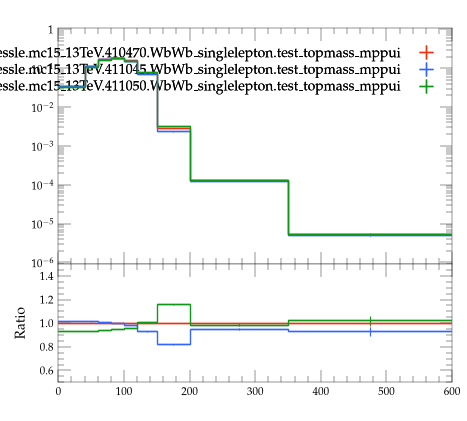

Python code for this plot:
#! /usr/bin/env python3

# This Python script was auto-generated using YODA v2.1.2.
# Analysis object: /WbWb_singlelepton/mblmin
# Timestamp: 07-08-2026 (09:16:02)

import matplotlib as mpl
import matplotlib.pyplot as plt
mpl.use('Agg') # comment out for interactive use
import os
import numpy as np
from numpy import nan, inf

plotDir = os.path.split(os.path.realpath(__file__))[0]
if 'YODA_USER_PLOT_PATH' in globals():
    plot_outdir = globals()['YODA_USER_PLOT_PATH']
else:
    plot_outdir = plotDir

#plot style
plt.style.use(os.path.join(plotDir, '../default.mplstyle'))
# plot metadata
figW, figH = plt.rcParams['figure.figsize']
ax_xLabel = ''
ax_yLabel = ''
ax_title  = ''
ax_xScale = 'linear'
ax_yScale = 'log'
xLims = (0.0, 600.0)
yLims = (9e-07, 1.1)

# TeX-friendly labels for the legend
labels = {
  'legend' : ([ r"user.johessle.mc15\_13TeV.410470.WbWb\_singlelepton.test\_topmass\_mppui", r"user.johessle.mc15\_13TeV.411045.WbWb\_singlelepton.test\_topmass\_mppui", r"user.johessle.mc15\_13TeV.411050.WbWb\_singlelepton.test\_topmass\_mppui" ], r""),
}

# Adjust canvas width and height
canvasW = 10.0
canvasH = 9.0
figW *= canvasW/10.
figH *= canvasH/9.

# Create figure and axis objects
fig, (ax, ratio0_ax) = plt.subplots(2, 1, sharex=True,
                  figsize=(figW,figH), gridspec_kw={'height_ratios': (6.0, 3.0)})

# Set figure margins
plt.subplots_adjust(
    left   = 1.0 * plt.rcParams['figure.subplot.left'],
    right  = 1.0 * plt.rcParams['figure.subplot.right'],
    top    = 1.0 * plt.rcParams['figure.subplot.top'],
    bottom = 1.0 * plt.rcParams['figure.subplot.bottom'])

ratio0_ax.yaxis.set_major_locator(mpl.ticker.MultipleLocator(0.2))
ratio0_ax.set_ylim(0.5, 1.4999)
ratio0_ax.set_ylabel('Ratio')

# the numerical data is stored in a separate file
dataf = dict()
prefix = os.path.split(__file__)[0]
if prefix:    prefix = prefix + '/'
exec(open(prefix+'mblmin__data.py').read(), dataf)


legend_handles = dict() # keep track of handles for the legend

# style options for curves
# starts at zorder>=5 to draw curve on top of legend
styles = {
  'user.johessle.mc15_13TeV.410470.WbWb_singlelepton.test_topmass_mppui.yoda': {
    'color' : '#EE3311',
    'linestyle' : '-',
    'lineopacity' : 1.0,
    'linewidth' : 1,
    'marker' : 'none',
    'markersize' : 2,
    'capsize' : 0.0,
    'zorder' : 5,
    'histstyle' : 1,
    'drawstyle' : 'steps-pre',
    'xerrorbars' : 1,
    'yerrorbars' : 1,
    'fillcolor' : None,
    'fillopacity' : 1.0,
    'ratio0_linestyle' : '-',
    'ratio0_lineopacity' : 1.0,
    'ratio0_linewidth' : 1,
    'ratio0_marker' : 'none',
    'ratio0_markersize' : 2,
    'ratio0_capsize' : 0.0,
    'ratio0_zorder' : 5,
    'ratio0_histstyle' : 1,
    'ratio0_drawstyle' : 'steps-pre',
    'ratio0_xerrorbars' : 1,
    'ratio0_yerrorbars' : 1,
  },
  'user.johessle.mc15_13TeV.411045.WbWb_singlelepton.test_topmass_mppui.yoda': {
    'color' : '#3366FF',
    'linestyle' : '-',
    'lineopacity' : 1.0,
    'linewidth' : 1,
    'marker' : 'none',
    'markersize' : 2,
    'capsize' : 0.0,
    'zorder' : 6,
    'histstyle' : 1,
    'drawstyle' : 'steps-pre',
    'xerrorbars' : 1,
    'yerrorbars' : 1,
    'fillcolor' : None,
    'fillopacity' : 1.0,
    'ratio0_linestyle' : '-',
    'ratio0_lineopacity' : 1.0,
    'ratio0_linewidth' : 1,
    'ratio0_marker' : 'none',
    'ratio0_markersize' : 2,
    'ratio0_capsize' : 0.0,
    'ratio0_zorder' : 6,
    'ratio0_histstyle' : 1,
    'ratio0_drawstyle' : 'steps-pre',
    'ratio0_xerrorbars' : 1,
    'ratio0_yerrorbars' : 1,
  },
  'user.johessle.mc15_13TeV.411050.WbWb_singlelepton.test_topmass_mppui.yoda': {
    'color' : '#109618',
    'linestyle' : '-',
    'lineopacity' : 1.0,
    'linewidth' : 1,
    'marker' : 'none',
    'markersize' : 2,
    'capsize' : 0.0,
    'zorder' : 7,
    'histstyle' : 1,
    'drawstyle' : 'steps-pre',
    'xerrorbars' : 1,
    'yerrorbars' : 1,
    'fillcolor' : None,
    'fillopacity' : 1.0,
    'ratio0_linestyle' : '-',
    'ratio0_lineopacity' : 1.0,
    'ratio0_linewidth' : 1,
    'ratio0_marker' : 'none',
    'ratio0_markersize' : 2,
    'ratio0_capsize' : 0.0,
    'ratio0_zorder' : 7,
    'ratio0_histstyle' : 1,
    'ratio0_drawstyle' : 'steps-pre',
    'ratio0_xerrorbars' : 1,
    'ratio0_yerrorbars' : 1,
  },
}

# curve from input yoda files in main panel
for label, yvals in dataf['yvals'].items():
    if all(np.isnan(v) for v in dataf['yvals'][label]):
        continue
    tmp = None
    if styles[label]['histstyle']: # draw as histogram
        xpos = dataf['xedges'][label] if styles[label]['drawstyle'] else dataf['xpoints'][label]
        ypos = np.insert(yvals, 0, yvals[0]) if styles[label]['drawstyle'] else yvals
        if styles[label]['fillcolor']: # fill area below curve
            ax.fill_between(xpos, ypos, step='pre',
                            color=styles[label]['fillcolor'],
                            alpha=styles[label]['fillopacity'])
        tmp, = ax.plot(xpos, ypos,
                       color=styles[label]['color'],
                       linestyle=styles[label]['linestyle'],
                       alpha=styles[label]['lineopacity'],
                       linewidth=styles[label]['linewidth'],
                       drawstyle=styles[label]['drawstyle'], solid_joinstyle='miter',
                       zorder=styles[label]['zorder'], label=label)
    tmp = ax.errorbar(dataf['xpoints'][label], yvals,
                      xerr=np.array(dataf['xerrs'][label])*styles[label]['xerrorbars'],
                      yerr=np.array(dataf['yerrs'][label])*styles[label]['yerrorbars'],
                      fmt=styles[label]['marker'], capsize=styles[label]['capsize'],
                      alpha=styles[label]['lineopacity'],
                      markersize=styles[label]['markersize'],
                      ecolor=styles[label]['color'],
                      color=styles[label]['color'], zorder=styles[label]['zorder'])
    tmp[-1][0].set_linestyle(styles[label]['linestyle'])
    tmp[-1][0].set_linewidth(styles[label]['linewidth'])
    if label in dataf['add_legend_handle']:  legend_handles[label] = tmp
    for varLabel in dataf['variation_yvals'].keys():
        if varLabel.startswith(label):
            tmp, = ax.plot(dataf['xedges'][label], dataf['variation_yvals'][varLabel],
                           color=styles[label]['color'],
                           linestyle=styles[label]['linestyle'],
                           linewidth=styles[label]['linewidth'],
                           drawstyle='steps-pre', solid_joinstyle='miter',
                           zorder=styles[label]['zorder'], alpha=0.5)


# plots on ratio panel
# curve from input yoda files in ratio panel
for label, yvals in dataf['ratio0_yvals'].items():
    if all(np.isnan(v) for v in yvals):
        continue
    if styles[label]['ratio0_histstyle']: # plot as histogram
        xpos = dataf['xedges']['user.johessle.mc15_13TeV.410470.WbWb_singlelepton.test_topmass_mppui.yoda'] if styles[label]['ratio0_drawstyle'] else dataf['xpoints']['user.johessle.mc15_13TeV.410470.WbWb_singlelepton.test_topmass_mppui.yoda']
        ypos = np.insert(yvals, 0, yvals[0]) if styles[label]['ratio0_drawstyle'] else yvals
        ratio0_ax.plot(xpos, ypos,
                       color=styles[label]['color'],
                       linewidth=styles[label]['linewidth'],
                       linestyle=styles[label]['ratio0_linestyle'],
                       alpha=styles[label]['ratio0_lineopacity'],
                       drawstyle=styles[label]['ratio0_drawstyle'], zorder=styles[label]['zorder'],
                       solid_joinstyle='miter')
    tmp = ratio0_ax.errorbar(dataf['xpoints']['user.johessle.mc15_13TeV.410470.WbWb_singlelepton.test_topmass_mppui.yoda'], yvals,
                             xerr=np.array(dataf['ref_xerrs'])*styles[label]['ratio0_xerrorbars'],
                             yerr=np.array(dataf['ratio0_yerrs'][label])*styles[label]['ratio0_yerrorbars'],
                             fmt=styles[label]['ratio0_marker'], capsize=styles[label]['ratio0_capsize'],
                             alpha=styles[label]['ratio0_lineopacity'],
                             markersize=styles[label]['ratio0_markersize'],
                             ecolor=styles[label]['color'],
                             color=styles[label]['color'])
    tmp[-1][0].set_linestyle(styles[label]['ratio0_linestyle'])
    tmp[-1][0].set_linewidth(styles[label]['ratio0_linewidth'])

    for varlabel in dataf['ratio0_variation_vals'].keys():
        if varlabel.startswith(label):
            ratio0_ax.plot(dataf['xedges']['user.johessle.mc15_13TeV.410470.WbWb_singlelepton.test_topmass_mppui.yoda'],
                            dataf['ratio0_variation_vals'][varlabel],
                            color=styles[label]['color'],
                            linestyle=styles[label]['linestyle'],
                            linewidth=styles[label]['linewidth'],
                            drawstyle='steps-pre', solid_joinstyle='miter',
                            zorder=1, alpha=0.5)

legend_items = list(legend_handles.values())
ax.add_artist(ax.legend(legend_items,
                        labels['legend'][0],
                        title=labels['legend'][1],
                        alignment='right',
                        loc='upper right',
                        bbox_to_anchor=(1.0, 0.97),markerfirst=False))

# set plot metadata as defined above
ratio0_ax.set_xlabel(ax_xLabel)
ratio0_ax.xaxis.set_label_coords(1., -0.15)
ax.set_ylabel(ax_yLabel, ha='right', va='top')
ax.yaxis.set_label_coords(-0.11, 1.0)
ax.set_title(ax_title, loc='left')
ax.set_xscale(ax_xScale)
ax.set_yscale(ax_yScale)
ratio0_ax.set_yscale('linear')
ax.set_xlim(xLims)
ax.set_ylim(yLims)

# tick formatting
plt.rcParams['xtick.top'] = True
plt.rcParams['ytick.right'] = True
ax.yaxis.set_major_locator(mpl.ticker.LogLocator(base=10.0, numticks=np.inf))
ax.yaxis.set_minor_locator(mpl.ticker.LogLocator(
                           base=10.0, subs=np.arange(0.1, 1, 0.1), numticks=np.inf))
fig.align_ylabels((ax, ratio0_ax))
plt.savefig(os.path.join(plot_outdir, 'mblmin.pdf'), format='PDF')
plt.savefig(os.path.join(plot_outdir, 'mblmin.png'), format='PNG')

plt.close(fig)
